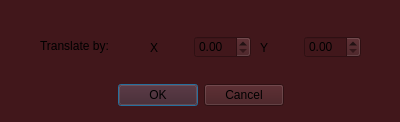
<?xml version="1.0" encoding="UTF-8"?>
<ui version="4.0">
 <class>Translation</class>
 <widget class="QDialog" name="Translation">
  <property name="geometry">
   <rect>
    <x>0</x>
    <y>0</y>
    <width>400</width>
    <height>122</height>
   </rect>
  </property>
  <property name="windowTitle">
   <string>Translation</string>
  </property>
  <property name="styleSheet">
   <string notr="true">background-color: rgba(65,23,27,255)</string>
  </property>
  <widget class="QDialogButtonBox" name="buttonBox">
   <property name="geometry">
    <rect>
     <x>0</x>
     <y>80</y>
     <width>401</width>
     <height>31</height>
    </rect>
   </property>
   <property name="orientation">
    <enum>Qt::Orientation::Horizontal</enum>
   </property>
   <property name="standardButtons">
    <set>QDialogButtonBox::StandardButton::Cancel|QDialogButtonBox::StandardButton::Ok</set>
   </property>
   <property name="centerButtons">
    <bool>true</bool>
   </property>
  </widget>
  <widget class="QLabel" name="label">
   <property name="geometry">
    <rect>
     <x>40</x>
     <y>30</y>
     <width>121</width>
     <height>31</height>
    </rect>
   </property>
   <property name="text">
    <string>Translate by:</string>
   </property>
  </widget>
  <widget class="QWidget" name="layoutWidget_2">
   <property name="geometry">
    <rect>
     <x>150</x>
     <y>30</y>
     <width>101</width>
     <height>35</height>
    </rect>
   </property>
   <property name="sizePolicy">
    <sizepolicy hsizetype="Fixed" vsizetype="Fixed">
     <horstretch>0</horstretch>
     <verstretch>0</verstretch>
    </sizepolicy>
   </property>
   <layout class="QHBoxLayout" name="horizontalLayout_7">
    <item>
     <widget class="QLabel" name="xLabel">
      <property name="text">
       <string>X</string>
      </property>
     </widget>
    </item>
    <item>
     <spacer name="horizontalSpacer_6">
      <property name="orientation">
       <enum>Qt::Orientation::Horizontal</enum>
      </property>
      <property name="sizeHint" stdset="0">
       <size>
        <width>40</width>
        <height>20</height>
       </size>
      </property>
     </spacer>
    </item>
    <item>
     <widget class="QDoubleSpinBox" name="xInput"/>
    </item>
   </layout>
  </widget>
  <widget class="QWidget" name="layoutWidget_3">
   <property name="geometry">
    <rect>
     <x>260</x>
     <y>30</y>
     <width>101</width>
     <height>35</height>
    </rect>
   </property>
   <property name="sizePolicy">
    <sizepolicy hsizetype="Fixed" vsizetype="Fixed">
     <horstretch>0</horstretch>
     <verstretch>0</verstretch>
    </sizepolicy>
   </property>
   <layout class="QHBoxLayout" name="horizontalLayout_8">
    <item>
     <widget class="QLabel" name="yLabel">
      <property name="text">
       <string>Y</string>
      </property>
     </widget>
    </item>
    <item>
     <spacer name="horizontalSpacer_7">
      <property name="orientation">
       <enum>Qt::Orientation::Horizontal</enum>
      </property>
      <property name="sizeHint" stdset="0">
       <size>
        <width>40</width>
        <height>20</height>
       </size>
      </property>
     </spacer>
    </item>
    <item>
     <widget class="QDoubleSpinBox" name="yInput"/>
    </item>
   </layout>
  </widget>
 </widget>
 <resources/>
 <connections>
  <connection>
   <sender>buttonBox</sender>
   <signal>accepted()</signal>
   <receiver>Translation</receiver>
   <slot>accept()</slot>
   <hints>
    <hint type="sourcelabel">
     <x>248</x>
     <y>254</y>
    </hint>
    <hint type="destinationlabel">
     <x>157</x>
     <y>274</y>
    </hint>
   </hints>
  </connection>
  <connection>
   <sender>buttonBox</sender>
   <signal>rejected()</signal>
   <receiver>Translation</receiver>
   <slot>reject()</slot>
   <hints>
    <hint type="sourcelabel">
     <x>316</x>
     <y>260</y>
    </hint>
    <hint type="destinationlabel">
     <x>286</x>
     <y>274</y>
    </hint>
   </hints>
  </connection>
 </connections>
</ui>
